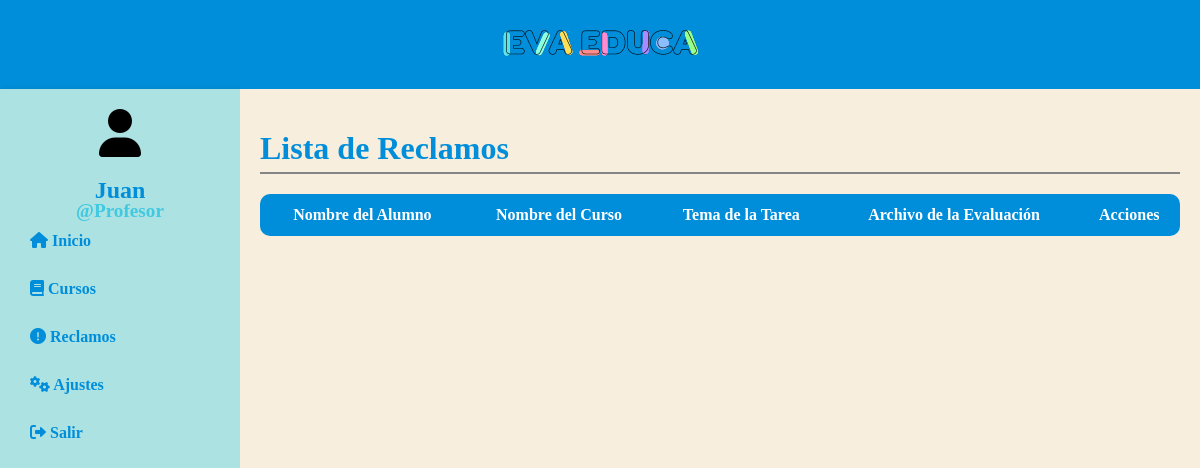
Page /profesor/reclamos/ (signed in) on the earlier database version.
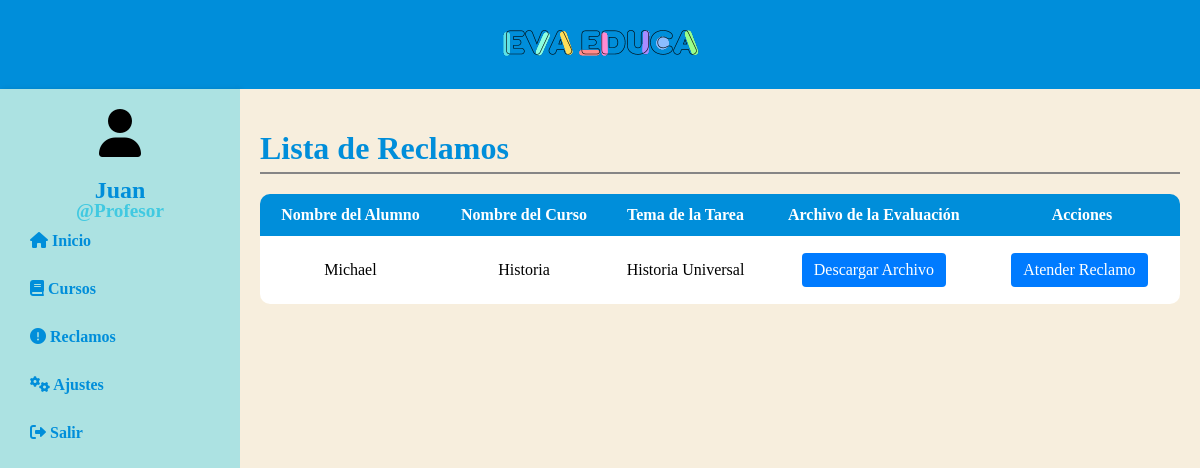
Same page on the later database version.
### alumno/models.py (models this page shows)
class reclamo(models.Model):
    id_evaluacion = models.ForeignKey(evaluacion, on_delete=models.CASCADE)
    id_alumno = models.ForeignKey(alumno, on_delete=models.CASCADE)
    descripcion = models.TextField(null=True, blank=True)
    respuesta = models.TextField(null=True, blank=True)
    estado = models.BooleanField(default=True)

class alumno(models.Model):
    nombre = models.CharField(max_length=100)
    correo = models.EmailField(unique=True)
    usuario = models.CharField(max_length=50)
    contrasena = models.CharField(max_length=100)
    id_curso = models.ManyToManyField(curso, through='AlumnoCurso')
    id_inst_ed = models.ForeignKey(institucion, on_delete=models.CASCADE)

class evaluacion(models.Model):
    file = models.FileField(upload_to='uploads/')
    uploaded_at = models.DateTimeField(auto_now_add=True)
    id_curso = models.ForeignKey(curso, on_delete=models.CASCADE)
    id_alumno = models.ForeignKey(alumno, on_delete=models.CASCADE)
    id_tarea = models.ForeignKey(tareas, on_delete=models.CASCADE, null=True)
    nota = models.DecimalField(max_digits=4, decimal_places=2, null=True, blank=True)
    respuesta = models.TextField(null=True, blank=True)

### administrador/models.py (models this page shows)
class curso(models.Model):
    nombre = models.CharField(max_length=100)
    descripcion = models.TextField()
    id_profesor = models.ForeignKey(profesor, on_delete=models.CASCADE)
    id_inst_ed = models.ForeignKey(institucion, on_delete=models.CASCADE)

class tareas(models.Model):
    id_curso = models.ForeignKey(curso, on_delete=models.CASCADE)
    tema = models.CharField(max_length=100)
    descripcion = models.TextField()
    rubrica = models.FileField(upload_to='rubricas/')
    archivo = models.FileField(upload_to='archivos/')

### profesor/decorators.py (the view)
    def wrapper(request, *args, **kwargs):
        if 'profesor_id' not in request.session:
            return redirect('login_p')
        return view_func(request, *args, **kwargs)

### profesor/context_processors.py (called while the page is built)
def profesor_context(request):
    profesor_id = request.session.get('profesor_id')
    if profesor_id:
        profesor_obj = profesor.objects.get(id=profesor_id)
        return {'profesor_logueado': profesor_obj}
    return {}

### profesor/views.py (called while the page is built)
@profesor_login_required
def lista_reclamos(request):
    reclamos = reclamo.objects.filter(estado=True).select_related('id_alumno', 'id_evaluacion__id_curso', 'id_evaluacion__id_tarea')
    context = {
        'reclamos': reclamos
    }
    return render(request, 'lista_reclamos.html', context)

### profesor/templates/lista_reclamos.html
{% extends 'layouts/base_p.html' %}
{% block content %}
<h1 class="titulo-cursos">Lista de Reclamos</h1>
<table class="table">
    <thead>
        <tr>
            <th>Nombre del Alumno</th>
            <th>Nombre del Curso</th>
            <th>Tema de la Tarea</th>
            <th>Archivo de la Evaluación</th>
            <th>Acciones</th>
        </tr>
    </thead>
    <tbody>
        {% for reclamo in reclamos %}
        <tr>
            <td>{{ reclamo.id_alumno.nombre }}</td>
            <td>{{ reclamo.id_evaluacion.id_curso.nombre }}</td>
            <td>{{ reclamo.id_evaluacion.id_tarea.tema }}</td>
            <td><a href="{{ reclamo.id_evaluacion.file.url }}" target="_blank">Descargar Archivo</a></td>
            <td>
                <a href="{% url 'atender_reclamo' reclamo.id %}" class="btn btn-primary">Atender Reclamo</a>
            </td>
        </tr>
        {% endfor %}
    </tbody>
</table>
{% endblock %}

Differences in the rows shown:
added reclamo: id_alumno.nombre "Michael", id_evaluacion.id_curso.nombre "Historia", id_evaluacion.id_tarea.tema "Historia Universal"
